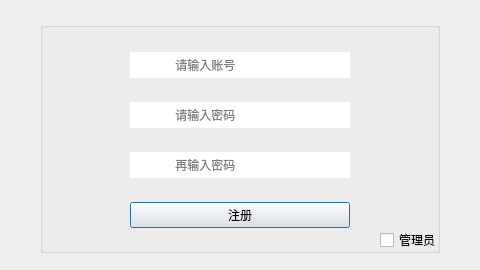
<?xml version="1.0" encoding="UTF-8"?>
<ui version="4.0">
 <class>Register</class>
 <widget class="QDialog" name="Register">
  <property name="geometry">
   <rect>
    <x>0</x>
    <y>0</y>
    <width>480</width>
    <height>270</height>
   </rect>
  </property>
  <property name="minimumSize">
   <size>
    <width>480</width>
    <height>270</height>
   </size>
  </property>
  <property name="maximumSize">
   <size>
    <width>480</width>
    <height>270</height>
   </size>
  </property>
  <property name="windowTitle">
   <string>注册</string>
  </property>
  <widget class="QGroupBox" name="groupBox">
   <property name="geometry">
    <rect>
     <x>40</x>
     <y>22</y>
     <width>400</width>
     <height>231</height>
    </rect>
   </property>
   <property name="title">
    <string/>
   </property>
   <widget class="QLineEdit" name="lineEdit_Username">
    <property name="geometry">
     <rect>
      <x>90</x>
      <y>30</y>
      <width>220</width>
      <height>26</height>
     </rect>
    </property>
    <property name="maxLength">
     <number>16</number>
    </property>
    <property name="frame">
     <bool>false</bool>
    </property>
    <property name="placeholderText">
     <string>             请输入账号</string>
    </property>
   </widget>
   <widget class="QLineEdit" name="lineEdit_Password">
    <property name="geometry">
     <rect>
      <x>90</x>
      <y>80</y>
      <width>220</width>
      <height>26</height>
     </rect>
    </property>
    <property name="maxLength">
     <number>16</number>
    </property>
    <property name="frame">
     <bool>false</bool>
    </property>
    <property name="echoMode">
     <enum>QLineEdit::Password</enum>
    </property>
    <property name="placeholderText">
     <string>             请输入密码</string>
    </property>
   </widget>
   <widget class="QLineEdit" name="lineEdit_Password_2">
    <property name="geometry">
     <rect>
      <x>90</x>
      <y>130</y>
      <width>220</width>
      <height>26</height>
     </rect>
    </property>
    <property name="maxLength">
     <number>16</number>
    </property>
    <property name="frame">
     <bool>false</bool>
    </property>
    <property name="echoMode">
     <enum>QLineEdit::Password</enum>
    </property>
    <property name="placeholderText">
     <string>             再输入密码</string>
    </property>
   </widget>
   <widget class="QPushButton" name="pushButton_Register">
    <property name="geometry">
     <rect>
      <x>90</x>
      <y>180</y>
      <width>220</width>
      <height>26</height>
     </rect>
    </property>
    <property name="text">
     <string>注册</string>
    </property>
   </widget>
   <widget class="QCheckBox" name="checkBox">
    <property name="geometry">
     <rect>
      <x>340</x>
      <y>210</y>
      <width>71</width>
      <height>16</height>
     </rect>
    </property>
    <property name="text">
     <string>管理员</string>
    </property>
   </widget>
  </widget>
 </widget>
 <resources/>
 <connections/>
</ui>
